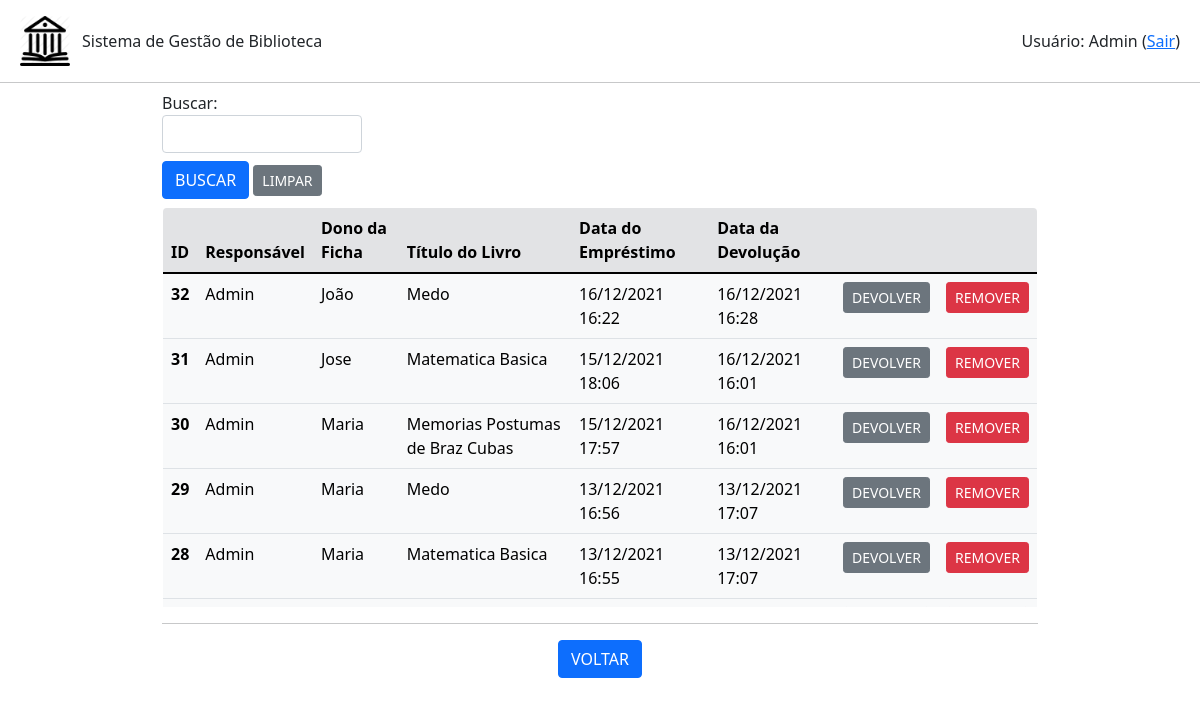
Page /emprestimo/listar (signed in) on the earlier database version.
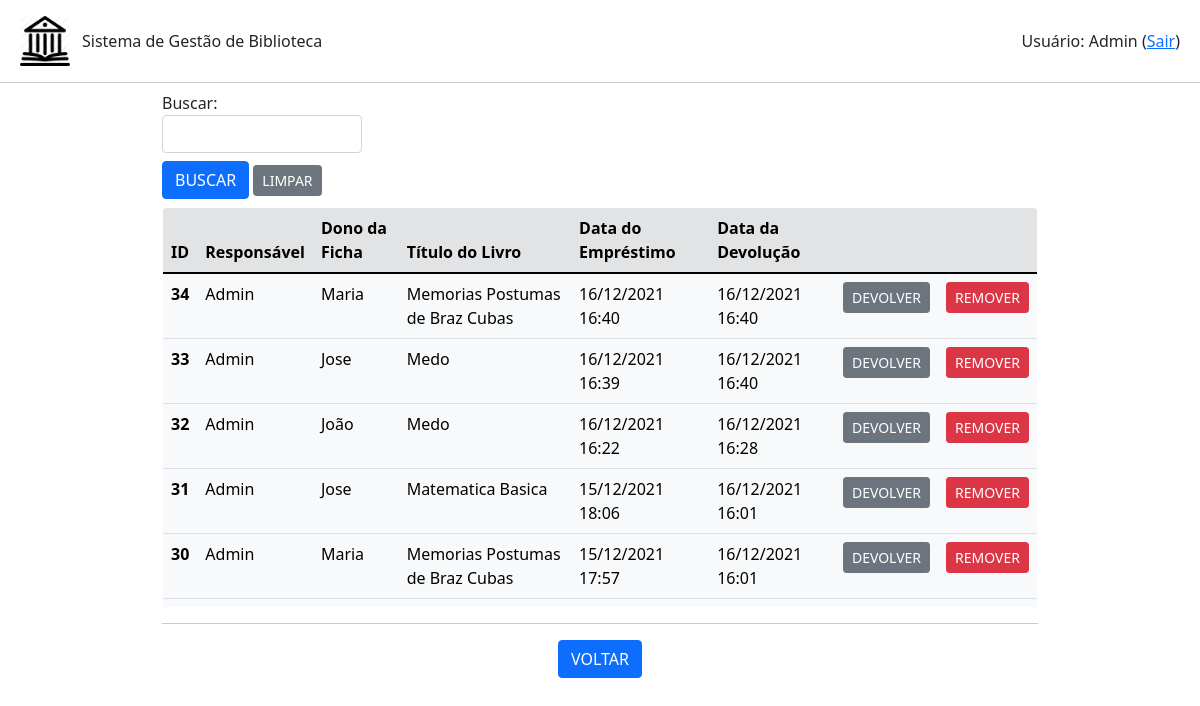
Same page on the later database version.
### emprestimo.py (models this page shows)
class Emprestimo(db.Model):
    id = db.Column(db.Integer, primary_key=True)
    id_usuario = db.Column(db.Integer,db.ForeignKey('usuario.id'))
    id_livro = db.Column(db.Integer,db.ForeignKey('livro.id'))
    id_ficha = db.Column(db.Integer,db.ForeignKey('ficha.id'))
    data_emprestimo = db.Column(db.DateTime, unique=False, nullable=False)
    data_devolucao = db.Column(db.DateTime, unique=False, nullable=True)

### usuario.py (models this page shows)
class Usuario(db.Model):
    id = db.Column(db.Integer, primary_key=True)
    nome = db.Column(db.String(200), unique=False, nullable=False)
    username = db.Column(db.String(80), unique=True, nullable=False)
    email = db.Column(db.String(120), unique=True, nullable=False)
    telefone = db.Column(db.String(20),unique=False, nullable=False)
    senha = db.Column(db.String(80), unique=False, nullable=False)
    admin = db.Column(db.Boolean(), default=False)
    emprestimo = db.relationship('Emprestimo', backref='usuario', lazy=True)

### ficha.py (models this page shows)
class Ficha(db.Model):
    id = db.Column(db.Integer, primary_key=True)
    nome = db.Column(db.String(200), unique=False, nullable=False)
    cpf = db.Column(db.String(20), unique=True, nullable=False)
    email = db.Column(db.String(120), unique=True, nullable=False)
    ativo = db.Column(db.Boolean(), default=False)
    qtdLivros = db.Column(db.Integer, unique=False, nullable=False)
    totalLivros = db.Column(db.Integer, unique=False, nullable=False)
    emprestimo = db.relationship('Emprestimo', backref='ficha', lazy=True)

### livro.py (models this page shows)
class Livro(db.Model):
    id = db.Column(db.Integer, primary_key=True)
    titulo = db.Column(db.String(200), unique=False, nullable=False)
    autor = db.Column(db.String(80), unique=False, nullable=False)
    genero = db.Column(db.String(120), unique=False, nullable=False)
    disponivel = db.Column(db.Boolean, default=True)
    emprestimo = db.relationship('Emprestimo', backref='livro', lazy=True)

### app.py (the view, shortened to what this page needs)
@app.route('/emprestimo/listar', methods=['POST','GET'])
def listar_emprestimos():
    if session.get('autenticado',False)==False:
        flash(u'Login necessário!', category='warning')
        return(redirect(url_for('login')))
    form = BuscaForm()
    emprestimos = Emprestimo.query.order_by(Emprestimo.data_emprestimo.desc()).all()
    return(render_template('emprestimos.html', emprestimos=emprestimos, form=form, action=url_for('listar_emprestimos')))

### formBusca.py
class BuscaForm(FlaskForm):
    campo = StringField('Buscar: ', validators=[DataRequired()])
    enviar = SubmitField('BUSCAR')

### templates/emprestimos.html (shortened to what this page needs)
{% extends "base.html" %}
{% block conteudo %}
<div class="container-fluid mx-auto" style="width: 75%;">
    {% from 'bootstrap/form.html' import render_field %}
    <form method="post">
        <div class="mt-2" style="width: 200px;">
            {{ render_field(form.campo) }}
        </div>
        <div class="mt-2 mb-2">
            {{ render_field(form.enviar, button_style="primary", button_size="sm") }}
            <a class="btn btn-secondary btn-sm" href="{{url_for('listar_emprestimos')}}" role="button">LIMPAR</a>
        </div>
    </form>
    <div style="max-height: 400px; overflow-y: auto;">
        <table class=" table table-light border rounded-3" style="overflow: hidden;">
            <thead>
            <tr class="table-secondary">
                <th scope="col">ID</th>
                <th scope="col">Responsável</th>
                <th scope="col">Dono da Ficha</th>
                <th scope="col">Título do Livro</th>
                <th scope="col">Data do Empréstimo</th>
                <th scope="col">Data da Devolução</th>
                <th scope="col"></th>
                <th scope="col"></th>
            </tr>
            </thead>
            <tbod>
                {% for emprestimo in emprestimos %}
                    <tr>
                        <th scope="row">{{emprestimo.id}}</th>
                        {% if emprestimo.usuario.nome is not none %}
                            <td>{{emprestimo.usuario.nome}}</td>
                        {% else %}
                            <td>Sem dados</td>
                        {% endif %}
                        {% if emprestimo.ficha is not none %}
                            <td>{{emprestimo.ficha.nome}}</td>
                        {% else %}
                            <td>Sem dados</td>
                        {% endif %}
                        {% if emprestimo.livro.titulo is not none %}
                            <td>{{emprestimo.livro.titulo}}</td>
                        {% else %}
                            <td>Sem dados</td>
                        {% endif %}
                        <td>{{emprestimo.data_emprestimo.strftime('%d/%m/%Y %H:%M')}}</td>
                        {% if emprestimo.data_devolucao is not none %}
                            <td>{{emprestimo.data_devolucao.strftime('%d/%m/%Y %H:%M')}}</td>
                            <td class="text-center">
                                <a class="btn btn-secondary btn-sm" href="{{url_for('devolver_emprestimo',id_emprestimo=emprestimo.id)}}" role="button">DEVOLVER</a>
                            </td>
                        {% else %}
                            <td>NÃO DEVOLVIDO</td>
                            <td class="text-center">
                                <a class="btn btn-success btn-sm" href="{{url_for('devolver_emprestimo',id_emprestimo=emprestimo.id)}}" role="button">DEVOLVER</a>
                            </td>
                        {% endif %}
                        <td class="text-center"><a class="btn btn-danger btn-sm" href="{{url_for('remover_emprestimo',id_emprestimo=emprestimo.id)}}" role="button">REMOVER</a></td>
                    </tr>
                {% endfor %}
        </table>
    </div>
    <hr>
    <div class="row text-center">
        <div class="col mr-1">
            <a class="btn btn-primary" href="{{url_for('root')}}" role="button">VOLTAR</a>
        </div>
    </div>
</div>
{% endblock %}

### templates/base.html (shortened to what this page needs)
<!DOCTYPE html>
<html>
    <head>
      <link href="https://cdn.jsdelivr.net/npm/bootstrap@5.1.3/dist/css/bootstrap.min.css" rel="stylesheet">
    </head>
  <body>
    <div class="row mx-0 mb-3 mt-3">
      <div class="col-md-auto ms-2 my-auto" style="width: 62px;">
          <img src="{{url_for('static', filename='Biblioteca_icon.png')}}" style="width: 50px; height: 50px;">
      </div>
      <div class="col my-auto" style="height: 100%;">
        Sistema de Gestão de Biblioteca
      </div>
      <div class="col text-end me-2 my-auto" style="height: 100%;">
        {% if session.get('autenticado',False)==False %}
          <a class="btn btn-primary" href="{{url_for('login')}}" role="button">Entrar</a>
        {% else %}
          Usuário: {{session.get('nome')}}
          (<a href="{{url_for('logout')}}">Sair</a>)
        {% endif %}
      </div>
    </div>
    <hr class="my-0">
    {% block conteudo %}
    {% endblock %}
  </body>
</html>

Differences in the rows shown:
no longer on this page (row unchanged): Emprestimo: id "29", usuario.nome "Admin", ficha.nome "Maria", livro.titulo "Medo", data_emprestimo "13/12/2021 16:56", data_devolucao "13/12/2021 17:07"
no longer on this page (row unchanged): Emprestimo: id "28", usuario.nome "Admin", ficha.nome "Maria", livro.titulo "Matematica Basica", data_emprestimo "13/12/2021 16:55", data_devolucao "13/12/2021 17:07"
added Emprestimo: id "34", usuario.nome "Admin", ficha.nome "Maria", livro.titulo "Memorias Postumas de Braz Cubas", data_emprestimo "16/12/2021 16:40", data_devolucao "16/12/2021 16:40"
added Emprestimo: id "33", usuario.nome "Admin", ficha.nome "Jose", livro.titulo "Medo", data_emprestimo "16/12/2021 16:39", data_devolucao "16/12/2021 16:40"
